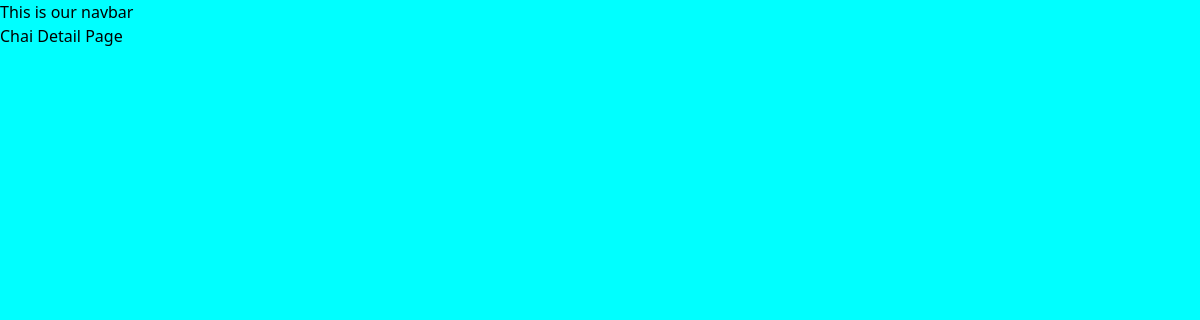
The page /chaiapp/3/ on the database as committed earlier.
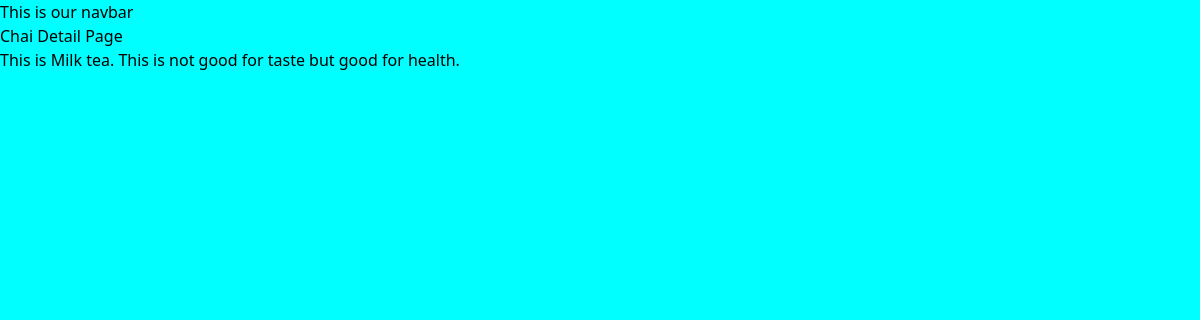
The same page on the database as committed later.
### chaiapp/models.py (models this page shows, shortened)
class Models(models.Model):
    CHAI_TYPE_CHOICE=[
        ('ML','MASALA'),
        ('GR','GINGER'),
        ('BT','BLACK TEA')
    ]
    name=models.CharField(max_length=100)
    image = models.ImageField(upload_to='chais/',default='chais/default.jpg')
    date_added = models.DateTimeField(default=timezone.now)
    type = models.CharField(max_length=2,choices=CHAI_TYPE_CHOICE,default='ML')
    price = models.IntegerField(default=0)
    description = models.TextField(default='')

### chaiapp/views.py (the view)
# urls.py: path('<int:chai_id>/',views.chai_detail,name='chai_detail'),
def chai_detail(request,chai_id):
    chai = get_object_or_404(Models,pk=chai_id)
    return render(request,'chaiapp/chaidetail.html',{'chai':chai})

### chaiapp/templates/chaiapp/chaidetail.html (shortened to what this page needs)
{% extends "layout.html" %}
{%block content%}
<h1>Chai Detail Page</h1>
<h1>{{chai.description}}</h1>
{%endblock%}

Rows that differ between the two databases and show on the page:
now on this page (row edited): Models: description "This is Milk tea. This is not good for taste but good for health."
